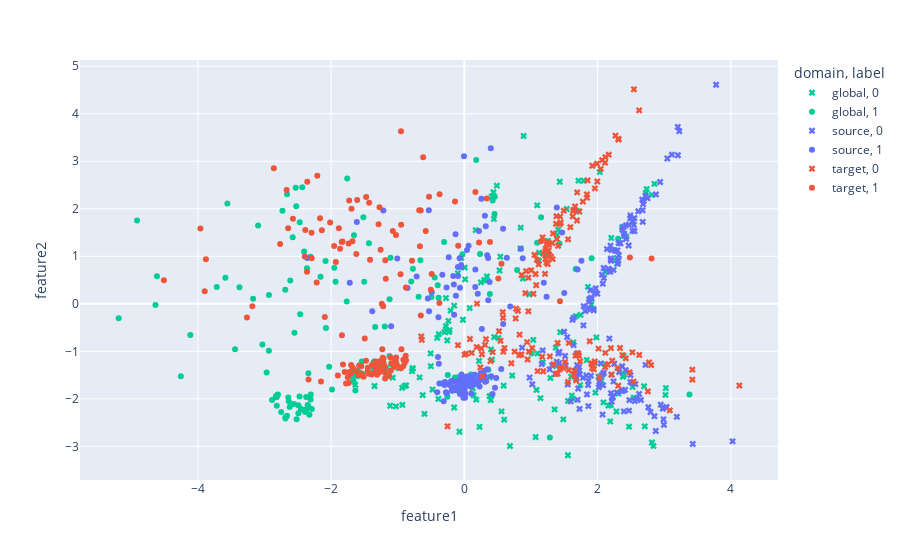
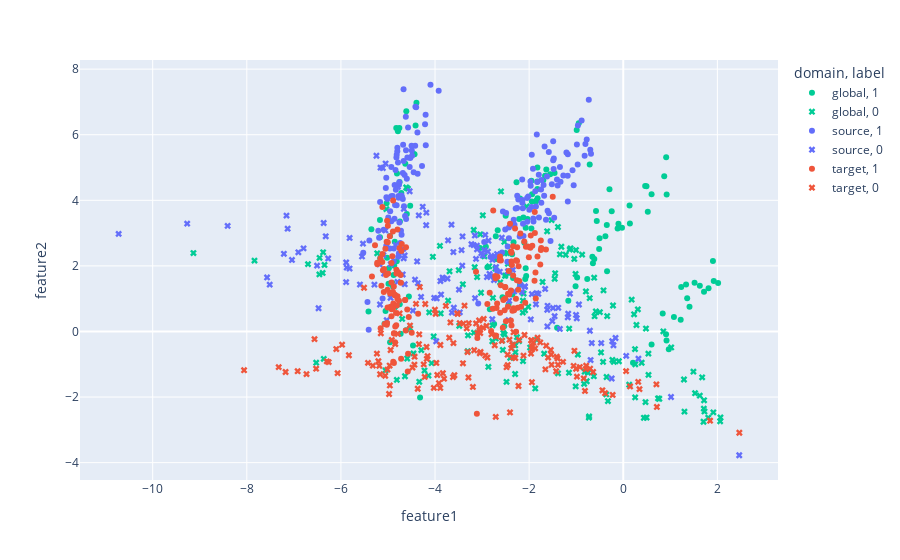
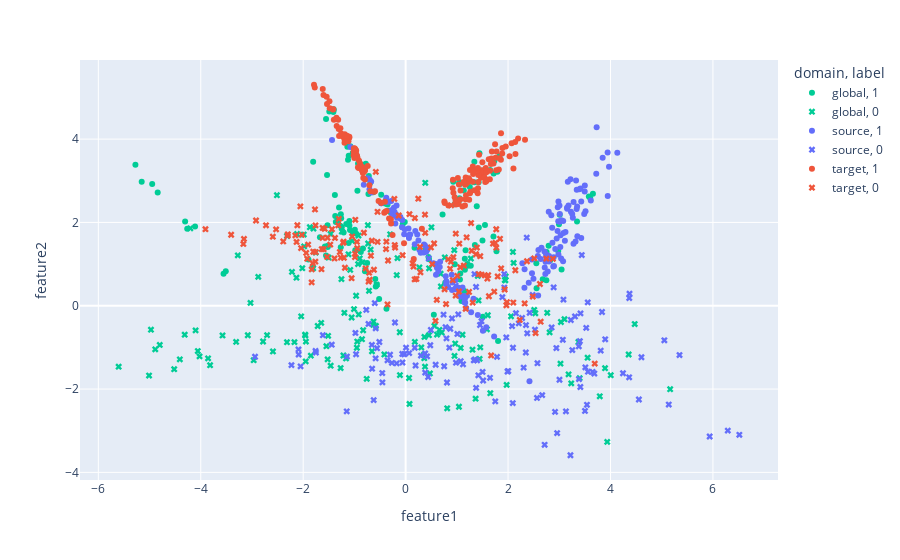
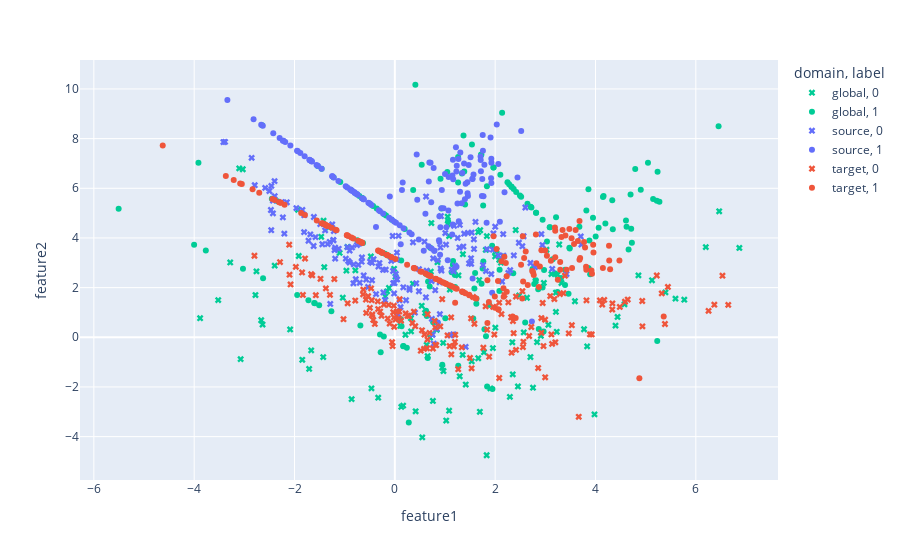

The cell these charts' notebook holds for them, in order:
### Code cell
from datagen.conceptshift.selector import DomainSelector
from datagen.conceptshift.shifter import Shifter
from datagen.conceptshift.builder import ConceptShiftDataBuilder
from datagen.visualize import visualize_shift2d_px, visualize_shift3d_px
from evaluate.evaluate import analyze_data

# configure dataset generation
init_classification = dict(n_samples=2500, n_features=2, n_informative=2, n_repeated=0, n_redundant=0)
shifter = Shifter(n_domains=4, rot=.15, trans=2, scale=.5)
selector = DomainSelector(n_global=300, n_source=300, n_target=300, n_domains_source=1, n_domains_target=1)

builder = ConceptShiftDataBuilder(init_classification, shifter, selector)

runs = 4
for _ in range(runs):
    data = builder.generate()
    visualize_shift2d_px(*data)

### Figure 1 — Plotly figure (JSON) as saved in the notebook; plotly's stock layout.template omitted (floating-point values rounded to 4 significant figures; data arrays with more than 128 entries replaced by an {"elided": "..."} marker saying what was removed)
{"data": [{"hovertemplate": "domain=global<br>label=0<br>feature1=%{x}<br>feature2=%{y}<extra></extra>", "legendgroup": "global, 0", "marker": {"color": "#00CC96", "symbol": "x"}, "mode": "markers", "name": "global, 0", "orientation": "v", "showlegend": true, "x": {"elided": "152 float values"}, "xaxis": "x", "y": {"elided": "152 float values"}, "yaxis": "y", "type": "scatter"}, {"hovertemplate": "domain=global<br>label=1<br>feature1=%{x}<br>feature2=%{y}<extra></extra>", "legendgroup": "global, 1", "marker": {"color": "#00CC96", "symbol": "circle"}, "mode": "markers", "name": "global, 1", "orientation": "v", "showlegend": true, "x": {"elided": "148 float values"}, "xaxis": "x", "y": {"elided": "148 float values"}, "yaxis": "y", "type": "scatter"}, {"hovertemplate": "domain=source<br>label=0<br>feature1=%{x}<br>feature2=%{y}<extra></extra>", "legendgroup": "source, 0", "marker": {"color": "#636EFA", "symbol": "x"}, "mode": "markers", "name": "source, 0", "orientation": "v", "showlegend": true, "x": {"elided": "156 float values"}, "xaxis": "x", "y": {"elided": "156 float values"}, "yaxis": "y", "type": "scatter"}, {"hovertemplate": "domain=source<br>label=1<br>feature1=%{x}<br>feature2=%{y}<extra></extra>", "legendgroup": "source, 1", "marker": {"color": "#636EFA", "symbol": "circle"}, "mode": "markers", "name": "source, 1", "orientation": "v", "showlegend": true, "x": {"elided": "144 float values"}, "xaxis": "x", "y": {"elided": "144 float values"}, "yaxis": "y", "type": "scatter"}, {"hovertemplate": "domain=target<br>label=0<br>feature1=%{x}<br>feature2=%{y}<extra></extra>", "legendgroup": "target, 0", "marker": {"color": "#EF553B", "symbol": "x"}, "mode": "markers", "name": "target, 0", "orientation": "v", "showlegend": true, "x": {"elided": "152 float values"}, "xaxis": "x", "y": {"elided": "152 float values"}, "yaxis": "y", "type": "scatter"}, {"hovertemplate": "domain=target<br>label=1<br>feature1=%{x}<br>feature2=%{y}<extra></extra>", "legendgroup": "target, 1", "marker": {"color": "#EF553B", "symbol": "circle"}, "mode": "markers", "name": "target, 1", "orientation": "v", "showlegend": true, "x": {"elided": "148 float values"}, "xaxis": "x", "y": {"elided": "148 float values"}, "yaxis": "y", "type": "scatter"}], "layout": {"xaxis": {"anchor": "y", "domain": [0.0, 1.0], "title": {"text": "feature1"}}, "yaxis": {"anchor": "x", "domain": [0.0, 1.0], "title": {"text": "feature2"}}, "legend": {"title": {"text": "domain, label"}, "tracegroupgap": 0}, "margin": {"t": 60}}}

### Figure 2 — Plotly figure (JSON) as saved in the notebook; plotly's stock layout.template omitted (floating-point values rounded to 4 significant figures; data arrays with more than 128 entries replaced by an {"elided": "..."} marker saying what was removed)
{"data": [{"hovertemplate": "domain=global<br>label=1<br>feature1=%{x}<br>feature2=%{y}<extra></extra>", "legendgroup": "global, 1", "marker": {"color": "#00CC96", "symbol": "circle"}, "mode": "markers", "name": "global, 1", "orientation": "v", "showlegend": true, "x": {"elided": "137 float values"}, "xaxis": "x", "y": {"elided": "137 float values"}, "yaxis": "y", "type": "scatter"}, {"hovertemplate": "domain=global<br>label=0<br>feature1=%{x}<br>feature2=%{y}<extra></extra>", "legendgroup": "global, 0", "marker": {"color": "#00CC96", "symbol": "x"}, "mode": "markers", "name": "global, 0", "orientation": "v", "showlegend": true, "x": {"elided": "163 float values"}, "xaxis": "x", "y": {"elided": "163 float values"}, "yaxis": "y", "type": "scatter"}, {"hovertemplate": "domain=source<br>label=1<br>feature1=%{x}<br>feature2=%{y}<extra></extra>", "legendgroup": "source, 1", "marker": {"color": "#636EFA", "symbol": "circle"}, "mode": "markers", "name": "source, 1", "orientation": "v", "showlegend": true, "x": {"elided": "159 float values"}, "xaxis": "x", "y": {"elided": "159 float values"}, "yaxis": "y", "type": "scatter"}, {"hovertemplate": "domain=source<br>label=0<br>feature1=%{x}<br>feature2=%{y}<extra></extra>", "legendgroup": "source, 0", "marker": {"color": "#636EFA", "symbol": "x"}, "mode": "markers", "name": "source, 0", "orientation": "v", "showlegend": true, "x": {"elided": "141 float values"}, "xaxis": "x", "y": {"elided": "141 float values"}, "yaxis": "y", "type": "scatter"}, {"hovertemplate": "domain=target<br>label=1<br>feature1=%{x}<br>feature2=%{y}<extra></extra>", "legendgroup": "target, 1", "marker": {"color": "#EF553B", "symbol": "circle"}, "mode": "markers", "name": "target, 1", "orientation": "v", "showlegend": true, "x": {"elided": "150 float values"}, "xaxis": "x", "y": {"elided": "150 float values"}, "yaxis": "y", "type": "scatter"}, {"hovertemplate": "domain=target<br>label=0<br>feature1=%{x}<br>feature2=%{y}<extra></extra>", "legendgroup": "target, 0", "marker": {"color": "#EF553B", "symbol": "x"}, "mode": "markers", "name": "target, 0", "orientation": "v", "showlegend": true, "x": {"elided": "150 float values"}, "xaxis": "x", "y": {"elided": "150 float values"}, "yaxis": "y", "type": "scatter"}], "layout": {"xaxis": {"anchor": "y", "domain": [0.0, 1.0], "title": {"text": "feature1"}}, "yaxis": {"anchor": "x", "domain": [0.0, 1.0], "title": {"text": "feature2"}}, "legend": {"title": {"text": "domain, label"}, "tracegroupgap": 0}, "margin": {"t": 60}}}

### Figure 3 — Plotly figure (JSON) as saved in the notebook; plotly's stock layout.template omitted (floating-point values rounded to 4 significant figures; data arrays with more than 128 entries replaced by an {"elided": "..."} marker saying what was removed)
{"data": [{"hovertemplate": "domain=global<br>label=1<br>feature1=%{x}<br>feature2=%{y}<extra></extra>", "legendgroup": "global, 1", "marker": {"color": "#00CC96", "symbol": "circle"}, "mode": "markers", "name": "global, 1", "orientation": "v", "showlegend": true, "x": {"elided": "144 float values"}, "xaxis": "x", "y": {"elided": "144 float values"}, "yaxis": "y", "type": "scatter"}, {"hovertemplate": "domain=global<br>label=0<br>feature1=%{x}<br>feature2=%{y}<extra></extra>", "legendgroup": "global, 0", "marker": {"color": "#00CC96", "symbol": "x"}, "mode": "markers", "name": "global, 0", "orientation": "v", "showlegend": true, "x": {"elided": "156 float values"}, "xaxis": "x", "y": {"elided": "156 float values"}, "yaxis": "y", "type": "scatter"}, {"hovertemplate": "domain=source<br>label=1<br>feature1=%{x}<br>feature2=%{y}<extra></extra>", "legendgroup": "source, 1", "marker": {"color": "#636EFA", "symbol": "circle"}, "mode": "markers", "name": "source, 1", "orientation": "v", "showlegend": true, "x": {"elided": "160 float values"}, "xaxis": "x", "y": {"elided": "160 float values"}, "yaxis": "y", "type": "scatter"}, {"hovertemplate": "domain=source<br>label=0<br>feature1=%{x}<br>feature2=%{y}<extra></extra>", "legendgroup": "source, 0", "marker": {"color": "#636EFA", "symbol": "x"}, "mode": "markers", "name": "source, 0", "orientation": "v", "showlegend": true, "x": {"elided": "140 float values"}, "xaxis": "x", "y": {"elided": "140 float values"}, "yaxis": "y", "type": "scatter"}, {"hovertemplate": "domain=target<br>label=1<br>feature1=%{x}<br>feature2=%{y}<extra></extra>", "legendgroup": "target, 1", "marker": {"color": "#EF553B", "symbol": "circle"}, "mode": "markers", "name": "target, 1", "orientation": "v", "showlegend": true, "x": {"elided": "154 float values"}, "xaxis": "x", "y": {"elided": "154 float values"}, "yaxis": "y", "type": "scatter"}, {"hovertemplate": "domain=target<br>label=0<br>feature1=%{x}<br>feature2=%{y}<extra></extra>", "legendgroup": "target, 0", "marker": {"color": "#EF553B", "symbol": "x"}, "mode": "markers", "name": "target, 0", "orientation": "v", "showlegend": true, "x": {"elided": "146 float values"}, "xaxis": "x", "y": {"elided": "146 float values"}, "yaxis": "y", "type": "scatter"}], "layout": {"xaxis": {"anchor": "y", "domain": [0.0, 1.0], "title": {"text": "feature1"}}, "yaxis": {"anchor": "x", "domain": [0.0, 1.0], "title": {"text": "feature2"}}, "legend": {"title": {"text": "domain, label"}, "tracegroupgap": 0}, "margin": {"t": 60}}}

### Figure 4 — Plotly figure (JSON) as saved in the notebook; plotly's stock layout.template omitted (floating-point values rounded to 4 significant figures; data arrays with more than 128 entries replaced by an {"elided": "..."} marker saying what was removed)
{"data": [{"hovertemplate": "domain=global<br>label=0<br>feature1=%{x}<br>feature2=%{y}<extra></extra>", "legendgroup": "global, 0", "marker": {"color": "#00CC96", "symbol": "x"}, "mode": "markers", "name": "global, 0", "orientation": "v", "showlegend": true, "x": [-2.087, 1.055, 0.3207, 0.1147, -3.102, 2.003, 2.634, 1.189, 2.029, 0.8496, 2.351, 5.595, 0.1104, 2.115, -1.93, 5.126, 0.717, -2.395, -3.521, -0.9444, 0.9457, -0.7866, -1.667, -1.101, 2.082, 0.1294, 6.466, 1.352, 0.654, 1.835, 5.394, 0.6027, -0.4661, 0.536, -1.708, 0.6343, -2.758, 2.454, 2.0, 4.399, 3.277, -0.1553, 1.955, 2.004, 0.8354, 4.44, 2.294, 0.3607, 0.9635, 0.759, 1.701, 4.578, -0.478, 3.023, 1.083, 1.024, 3.771, -0.9653, 3.211, 6.199, 0.7414, 2.342, -1.915, 1.054, -1.845, 2.806, 4.856, 1.294, 1.357, 5.77, -3.031, 2.703, 1.097, 3.59, 3.121, 1.904, 0.2118, -0.01499, -1.407, -2.779, -2.637, 0.7278, -1.313, 0.1659, 2.754, 1.695, -1.467, -0.1894, 1.776, 0.01253, 1.663, 0.5469, -3.074, 3.211, 3.227, 2.911, -1.427, 0.7004, -1.421, 2.57, -3.882, -1.037, -0.8614, 2.835, 0.9691, -0.1171, 2.971, 3.834, 1.414, -3.282, 3.98, 6.868, 1.082, 3.061, 1.532, 0.3235, 1.662, 2.409, 3.322, 1.268, -2.664, 1.813, 0.4145, -0.3316, 1.83, 2.48, 1.683, 3.242], "xaxis": "x", "y": [0.3164, 4.56, 0.7678, 0.7062, 6.803, 0.3889, 1.591, 2.672, 3.502, 3.025, -1.492, 1.555, 0.4603, 3.004, 5.137, 2.294, 2.646, 2.884, 1.498, 3.64, -1.22, 2.695, -0.5268, 3.398, 3.12, -2.803, 5.073, -0.7075, -0.7564, 4.073, 1.808, 0.9822, -2.056, 1.268, -1.273, -0.3042, 2.656, -1.979, 3.258, 0.4718, 3.737, 1.849, -0.4348, 3.448, 0.3022, 0.8198, -2.399, 2.153, -0.2239, -2.564, 4.309, 1.327, 3.253, 3.525, 4.077, -3.352, 0.3244, 2.684, 1.797, 3.633, 0.1204, -0.2007, 3.274, 4.855, -0.9074, 2.266, 2.492, -1.57, 3.347, 1.514, 6.766, -0.7953, 1.925, 1.451, 2.547, -2.055, 0.102, 2.759, 2.824, 1.701, 0.5126, 4.6, 4.423, -2.751, -2.031, -3.001, 4.047, 1.645, -0.6008, 2.443, -0.8449, -4.031, -0.8802, 1.022, 0.2218, 0.05784, -0.7968, -0.01064, 4.695, 0.1971, 0.7698, 1.594, -2.491, -0.1962, -1.357, 1.987, 2.19, -0.3656, -1.903, 3.014, -3.105, 3.598, -2.956, 0.5056, -0.9664, 0.238, 4.241, 4.319, 2.186, 2.495, 0.6866, 3.522, -2.98, -2.433, -4.75, 1.688, 2.306, 2.518], "yaxis": "y", "type": "scatter"}, {"hovertemplate": "domain=global<br>label=1<br>feature1=%{x}<br>feature2=%{y}<extra></extra>", "legendgroup": "global, 1", "marker": {"color": "#00CC96", "symbol": "circle"}, "mode": "markers", "name": "global, 1", "orientation": "v", "showlegend": true, "x": {"elided": "172 float values"}, "xaxis": "x", "y": {"elided": "172 float values"}, "yaxis": "y", "type": "scatter"}, {"hovertemplate": "domain=source<br>label=0<br>feature1=%{x}<br>feature2=%{y}<extra></extra>", "legendgroup": "source, 0", "marker": {"color": "#636EFA", "symbol": "x"}, "mode": "markers", "name": "source, 0", "orientation": "v", "showlegend": true, "x": {"elided": "158 float values"}, "xaxis": "x", "y": {"elided": "158 float values"}, "yaxis": "y", "type": "scatter"}, {"hovertemplate": "domain=source<br>label=1<br>feature1=%{x}<br>feature2=%{y}<extra></extra>", "legendgroup": "source, 1", "marker": {"color": "#636EFA", "symbol": "circle"}, "mode": "markers", "name": "source, 1", "orientation": "v", "showlegend": true, "x": {"elided": "142 float values"}, "xaxis": "x", "y": {"elided": "142 float values"}, "yaxis": "y", "type": "scatter"}, {"hovertemplate": "domain=target<br>label=0<br>feature1=%{x}<br>feature2=%{y}<extra></extra>", "legendgroup": "target, 0", "marker": {"color": "#EF553B", "symbol": "x"}, "mode": "markers", "name": "target, 0", "orientation": "v", "showlegend": true, "x": {"elided": "147 float values"}, "xaxis": "x", "y": {"elided": "147 float values"}, "yaxis": "y", "type": "scatter"}, {"hovertemplate": "domain=target<br>label=1<br>feature1=%{x}<br>feature2=%{y}<extra></extra>", "legendgroup": "target, 1", "marker": {"color": "#EF553B", "symbol": "circle"}, "mode": "markers", "name": "target, 1", "orientation": "v", "showlegend": true, "x": {"elided": "153 float values"}, "xaxis": "x", "y": {"elided": "153 float values"}, "yaxis": "y", "type": "scatter"}], "layout": {"xaxis": {"anchor": "y", "domain": [0.0, 1.0], "title": {"text": "feature1"}}, "yaxis": {"anchor": "x", "domain": [0.0, 1.0], "title": {"text": "feature2"}}, "legend": {"title": {"text": "domain, label"}, "tracegroupgap": 0}, "margin": {"t": 60}}}
